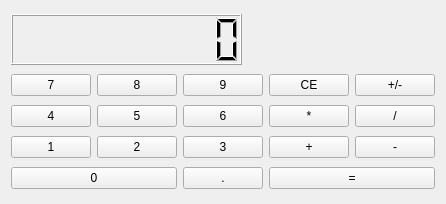
<?xml version="1.0" encoding="UTF-8"?>
<ui version="4.0">
 <class>MainWindow</class>
 <widget class="QMainWindow" name="MainWindow">
  <property name="geometry">
   <rect>
    <x>0</x>
    <y>0</y>
    <width>417</width>
    <height>204</height>
   </rect>
  </property>
  <property name="windowTitle">
   <string>MainWindow</string>
  </property>
  <widget class="QWidget" name="centralWidget">
   <layout class="QGridLayout" name="gridLayout">
    <item row="1" column="0">
     <widget class="QPushButton" name="pushButton">
      <property name="text">
       <string>7</string>
      </property>
     </widget>
    </item>
    <item row="1" column="1">
     <widget class="QPushButton" name="pushButton_2">
      <property name="text">
       <string>8</string>
      </property>
     </widget>
    </item>
    <item row="1" column="2">
     <widget class="QPushButton" name="pushButton_3">
      <property name="text">
       <string>9</string>
      </property>
     </widget>
    </item>
    <item row="1" column="3">
     <widget class="QPushButton" name="pushButton_4">
      <property name="text">
       <string>CE</string>
      </property>
     </widget>
    </item>
    <item row="1" column="4">
     <widget class="QPushButton" name="pushButton_5">
      <property name="text">
       <string>+/-</string>
      </property>
     </widget>
    </item>
    <item row="2" column="0">
     <widget class="QPushButton" name="pushButton_6">
      <property name="text">
       <string>4</string>
      </property>
     </widget>
    </item>
    <item row="2" column="1">
     <widget class="QPushButton" name="pushButton_7">
      <property name="text">
       <string>5</string>
      </property>
     </widget>
    </item>
    <item row="2" column="2">
     <widget class="QPushButton" name="pushButton_8">
      <property name="text">
       <string>6</string>
      </property>
     </widget>
    </item>
    <item row="2" column="3">
     <widget class="QPushButton" name="pushButton_9">
      <property name="text">
       <string>*</string>
      </property>
     </widget>
    </item>
    <item row="2" column="4">
     <widget class="QPushButton" name="pushButton_10">
      <property name="text">
       <string>/</string>
      </property>
     </widget>
    </item>
    <item row="3" column="0">
     <widget class="QPushButton" name="pushButton_11">
      <property name="text">
       <string>1</string>
      </property>
     </widget>
    </item>
    <item row="3" column="1">
     <widget class="QPushButton" name="pushButton_12">
      <property name="text">
       <string>2</string>
      </property>
     </widget>
    </item>
    <item row="3" column="2">
     <widget class="QPushButton" name="pushButton_13">
      <property name="text">
       <string>3</string>
      </property>
     </widget>
    </item>
    <item row="3" column="3">
     <widget class="QPushButton" name="pushButton_14">
      <property name="text">
       <string>+</string>
      </property>
     </widget>
    </item>
    <item row="3" column="4">
     <widget class="QPushButton" name="pushButton_15">
      <property name="text">
       <string>-</string>
      </property>
     </widget>
    </item>
    <item row="4" column="0" colspan="2">
     <widget class="QPushButton" name="pushButton_16">
      <property name="text">
       <string>0</string>
      </property>
     </widget>
    </item>
    <item row="4" column="2">
     <widget class="QPushButton" name="pushButton_17">
      <property name="text">
       <string>.</string>
      </property>
     </widget>
    </item>
    <item row="4" column="3" colspan="2">
     <widget class="QPushButton" name="pushButton_18">
      <property name="text">
       <string>=</string>
      </property>
     </widget>
    </item>
    <item row="0" column="0" colspan="4">
     <widget class="QLCDNumber" name="lcdNumber">
      <property name="maximumSize">
       <size>
        <width>231</width>
        <height>51</height>
       </size>
      </property>
      <property name="digitCount">
       <number>9</number>
      </property>
     </widget>
    </item>
   </layout>
  </widget>
  <widget class="QMenuBar" name="menuBar">
   <property name="geometry">
    <rect>
     <x>0</x>
     <y>0</y>
     <width>417</width>
     <height>21</height>
    </rect>
   </property>
  </widget>
 </widget>
 <layoutdefault spacing="6" margin="11"/>
 <resources/>
 <connections/>
</ui>
